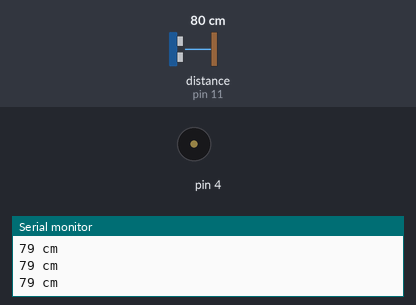
The sketch below on a simulated Arduino Uno, built with avr-gcc and run on an emulated ATmega328P. Parts: buzzer (waves = sounding), the last lines printed to the serial monitor. Wiring (inferred from the names in the program): ultrasonic range finder: trigger pin 10; echo pin 11. Inputs (shaded band) come from the test bench; at power-on: distance to the obstacle (sensor on pin 11) 80 cm. The echo pulse lasts 58.3 µs per cm.

Above: at 1.3 s.
1.4 s: distance to the obstacle (sensor on pin 11) set to 55 cm
2.9 s: distance to the obstacle (sensor on pin 11) set to 47 cm
At 3.28 s:
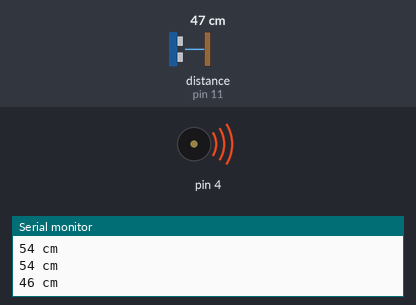
5.9 s: distance to the obstacle (sensor on pin 11) set to 250 cm
At 7.3 s:
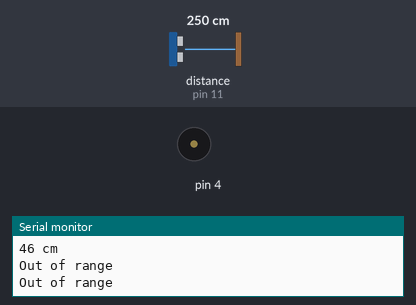
Timing chart, 0 to 8.9 s (numbered marks = the images above; inputs shaded):
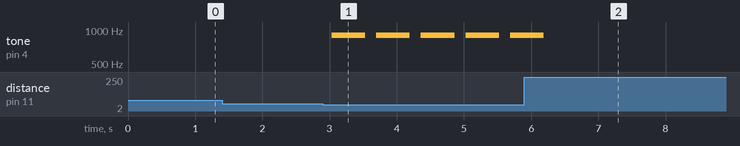

The sketch:

loop_supersonic_suara.ino
```cpp
// the setup routine runs once when you press reset:
#define trigger 10
#define echo 11
void setup() {
  // initialize serial communication at 9600 bits per second:
  Serial.begin(9600);
  pinMode(trigger,OUTPUT);
  pinMode(echo,INPUT);

}

// the loop routine runs over and over again forever:
void loop() {
   long duration, distance;
   digitalWrite(trigger, LOW);  // Added this line
  delayMicroseconds(2); // Added this line
  digitalWrite(trigger, HIGH);
  delayMicroseconds(10); // Added this line
  digitalWrite(trigger, LOW);
   duration = pulseIn(echo, HIGH);
  distance = (duration) / 58.2;
  if (distance >= 200 || distance <= 0){
    Serial.println("Out of range");

  }
  else {
    Serial.print(distance);
    Serial.println(" cm");
     if (distance <= 50 ){
    tone(4,900,500);
    delay(distance*3.5);
     }
  }
  delay(500);
}

     // delay in between reads for stability
```

Measured:
- the behaviour switches between 52 and 51 cm on distance to the obstacle (sensor on pin 11) (found by bisection; images 0 and 1)
- after the input at 2.9 s, tone on pin 4: alternates 900 Hz for 0.50 s and silent for 0.16 s, starting after 0.13 s
- after the input at 5.9 s, tone on pin 4: goes on until 6.2 s, then stays silent
